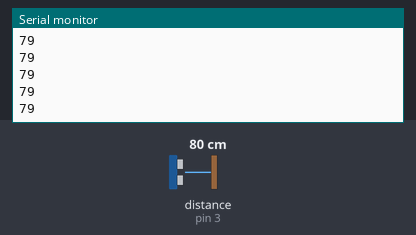
Bench run of a sketch on a simulated Arduino Uno, built with avr-gcc and run on an emulated ATmega328P. Parts: the last lines printed to the serial monitor. Wiring (inferred from the names in the program): ultrasonic range finder: trigger pin 2; echo pin 3. The inputs (shaded band) are chosen by the test bench; at power-on: distance to the obstacle (sensor on pin 3) 80 cm. The echo pulse lasts 58.3 µs per cm.

Above: at 1.2 s.
1.3 s: distance to the obstacle (sensor on pin 3) set to 2 cm
At 1.38 s:
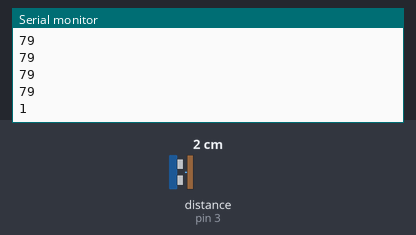
2.8 s: distance to the obstacle (sensor on pin 3) set to 4 cm
At 2.89 s:
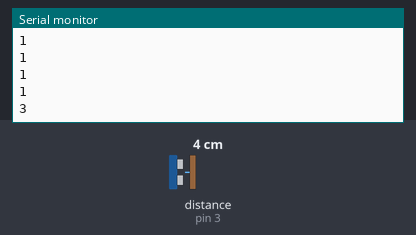
Timing chart, 0 to 5.8 s (numbered marks = the images above; inputs shaded):
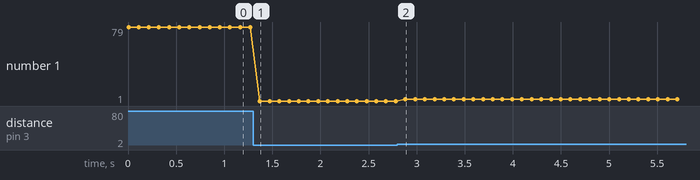

Measured:
- after the input at 1.3 s, the serial monitor: prints a new line after 0.07 s (image 1)
- after the input at 2.8 s, the serial monitor: prints a new line after 0.08 s (image 2)
- plotted number 1: 79 → 1 after the input at 1.3 s, 1 → 3 after the input at 2.8 s

The sketch:

ultrasonic.ino
```cpp
#define trig 2
#define echo 3
int mesafe, zaman;

void setup() {
  // put your setup code here, to run once:
  Serial.begin(9600);
  pinMode(trig, OUTPUT);
  pinMode(echo, INPUT);

}

int distance(){
  digitalWrite(trig, HIGH);
  delayMicroseconds(100);
  digitalWrite(trig, LOW);
  zaman = pulseIn(echo, HIGH);
  mesafe = (zaman / 2) / 29.1;
  return mesafe;
}
void loop() {
  // put your main code here, to run repeatedly:
  Serial.println(distance());
  delay(100);

}
```
